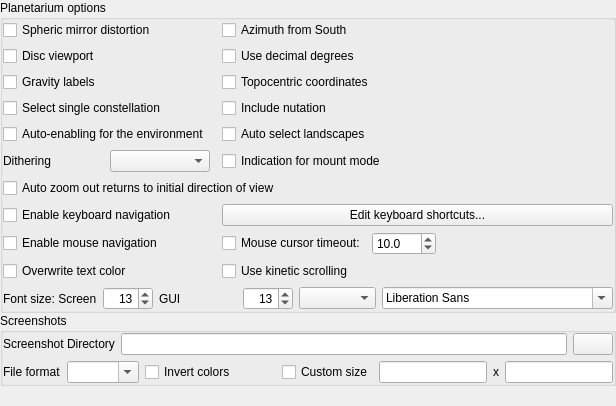
        <widget class="QWidget" name="page_Tools">
         <layout class="QVBoxLayout" name="verticalLayout_5">
          <property name="spacing">
           <number>0</number>
          </property>
          <property name="leftMargin">
           <number>0</number>
          </property>
          <property name="topMargin">
           <number>0</number>
          </property>
          <property name="rightMargin">
           <number>0</number>
          </property>
          <property name="bottomMargin">
           <number>0</number>
          </property>
          <item>
           <widget class="QGroupBox" name="planetarium_groupBox">
            <property name="sizePolicy">
             <sizepolicy hsizetype="Preferred" vsizetype="Expanding">
              <horstretch>0</horstretch>
              <verstretch>0</verstretch>
             </sizepolicy>
            </property>
            <property name="title">
             <string>Planetarium options</string>
            </property>
            <layout class="QGridLayout" name="gridLayoutOptions">
             <property name="leftMargin">
              <number>0</number>
             </property>
             <property name="topMargin">
              <number>0</number>
             </property>
             <property name="rightMargin">
              <number>0</number>
             </property>
             <property name="bottomMargin">
              <number>0</number>
             </property>
             <item row="15" column="3">
              <layout class="QHBoxLayout" name="_8">
               <item>
                <widget class="QCheckBox" name="mouseTimeoutCheckbox">
                 <property name="toolTip">
                  <string>Hides the mouse cursor when inactive</string>
                 </property>
                 <property name="text">
                  <string>Mouse cursor timeout:</string>
                 </property>
                </widget>
               </item>
               <item>
                <widget class="QDoubleSpinBox" name="mouseTimeoutSpinBox">
                 <property name="maximumSize">
                  <size>
                   <width>16777215</width>
                   <height>24</height>
                  </size>
                 </property>
                 <property name="toolTip">
                  <string>seconds</string>
                 </property>
                 <property name="decimals">
                  <number>1</number>
                 </property>
                 <property name="minimum">
                  <double>0.000000000000000</double>
                 </property>
                 <property name="maximum">
                  <double>3600.000000000000000</double>
                 </property>
                 <property name="value">
                  <double>10.000000000000000</double>
                 </property>
                </widget>
               </item>
               <item>
                <spacer name="horizontalSpacer">
                 <property name="orientation">
                  <enum>Qt::Horizontal</enum>
                 </property>
                 <property name="sizeHint" stdset="0">
                  <size>
                   <width>30</width>
                   <height>20</height>
                  </size>
                 </property>
                </spacer>
               </item>
              </layout>
             </item>
             <item row="2" column="3">
              <widget class="QCheckBox" name="topocentricCheckBox">
               <property name="toolTip">
                <string>Activate to view as seen from surface of the planet (recommended). If switched off, display planetocentric view.</string>
               </property>
               <property name="text">
                <string>Topocentric coordinates</string>
               </property>
              </widget>
             </item>
             <item row="11" column="3">
              <widget class="QCheckBox" name="indicationMountModeCheckBox">
               <property name="toolTip">
                <string>Flash a short message when toggling mount mode.</string>
               </property>
               <property name="text">
                <string>Indication for mount mode</string>
               </property>
              </widget>
             </item>
             <item row="11" column="1">
              <layout class="QHBoxLayout" name="horizontalLayout_10">
               <item>
                <widget class="QLabel" name="dithering_label">
                 <property name="text">
                  <string>Dithering</string>
                 </property>
                </widget>
               </item>
               <item>
                <widget class="QComboBox" name="ditheringComboBox"/>
               </item>
              </layout>
             </item>
             <item row="15" column="1">
              <widget class="QCheckBox" name="enableMouseNavigationCheckBox">
               <property name="toolTip">
                <string>Allow mouse to pan (drag) and zoom (mousewheel)</string>
               </property>
               <property name="text">
                <string>Enable mouse navigation</string>
               </property>
              </widget>
             </item>
             <item row="0" column="1">
              <widget class="QCheckBox" name="sphericMirrorCheckbox">
               <property name="toolTip">
                <string>Spheric mirror distortion is used when projecting Stellarium onto a spheric mirror for low-cost planetarium systems.</string>
               </property>
               <property name="text">
                <string>Spheric mirror distortion</string>
               </property>
               <property name="checkable">
                <bool>true</bool>
               </property>
              </widget>
             </item>
             <item row="8" column="3">
              <widget class="QCheckBox" name="autoChangeLandscapesCheckBox">
               <property name="toolTip">
                <string>Automatic change of landscape when planet is changed</string>
               </property>
               <property name="text">
                <string>Auto select landscapes</string>
               </property>
              </widget>
             </item>
             <item row="2" column="1">
              <widget class="QCheckBox" name="gravityLabelCheckbox">
               <property name="toolTip">
                <string>Align labels with the screen center</string>
               </property>
               <property name="text">
                <string>Gravity labels</string>
               </property>
              </widget>
             </item>
             <item row="0" column="3">
              <widget class="QCheckBox" name="azimuthFromSouthcheckBox">
               <property name="toolTip">
                <string>Activate this option to calculate azimuth from south towards west.</string>
               </property>
               <property name="text">
                <string>Azimuth from South</string>
               </property>
              </widget>
             </item>
             <item row="1" column="1">
              <widget class="QCheckBox" name="diskViewportCheckbox">
               <property name="toolTip">
                <string>Mask out everything outside a central circle in the main view</string>
               </property>
               <property name="text">
                <string>Disc viewport</string>
               </property>
              </widget>
             </item>
             <item row="14" column="3">
              <widget class="QPushButton" name="editShortcutsPushButton">
               <property name="text">
                <string>Edit keyboard shortcuts...</string>
               </property>
              </widget>
             </item>
             <item row="3" column="1">
              <widget class="QCheckBox" name="selectSingleConstellationButton">
               <property name="toolTip">
                <string>Hide other constellations when you click one</string>
               </property>
               <property name="statusTip">
                <string>Hide other constellations when you click one</string>
               </property>
               <property name="text">
                <string>Select single constellation</string>
               </property>
              </widget>
             </item>
             <item row="1" column="3">
              <widget class="QCheckBox" name="decimalDegreeCheckBox">
               <property name="toolTip">
                <string>Use decimal degrees for coordinates</string>
               </property>
               <property name="text">
                <string>Use decimal degrees</string>
               </property>
              </widget>
             </item>
             <item row="8" column="1">
              <widget class="QCheckBox" name="autoEnableEnvironmentCheckBox">
               <property name="toolTip">
                <string>Auto-enable atmosphere and landscape when selecting a celestial body in the location window.</string>
               </property>
               <property name="text">
                <string>Auto-enabling for the environment</string>
               </property>
              </widget>
             </item>
             <item row="12" column="1" colspan="3">
              <widget class="QCheckBox" name="autoZoomResetsDirectionCheckbox">
               <property name="toolTip">
                <string>When enabled, the &quot;auto zoom out&quot; key will also set the initial viewing direction</string>
               </property>
               <property name="text">
                <string>Auto zoom out returns to initial direction of view</string>
               </property>
              </widget>
             </item>
             <item row="14" column="1">
              <widget class="QCheckBox" name="enableKeysNavigationCheckBox">
               <property name="toolTip">
                <string>Allow keyboard to pan and zoom</string>
               </property>
               <property name="text">
                <string>Enable keyboard navigation</string>
               </property>
              </widget>
             </item>
             <item row="3" column="3">
              <widget class="QCheckBox" name="nutationCheckBox">
               <property name="toolTip">
                <string>Nutation is a small wobble of Earth's axis, amounting to a few arcseconds.</string>
               </property>
               <property name="text">
                <string>Include nutation</string>
               </property>
              </widget>
             </item>
             <item row="16" column="1">
              <widget class="QCheckBox" name="overwriteTextColorCheckBox">
               <property name="toolTip">
                <string>Set one color for text in info panel for all objects</string>
               </property>
               <property name="text">
                <string>Overwrite text color</string>
               </property>
              </widget>
             </item>
             <item row="16" column="3">
              <widget class="QCheckBox" name="kineticScrollingCheckBox">
               <property name="toolTip">
                <string>Kinetic scrolling means dragging text panels directly instead of dragging window handles.</string>
               </property>
               <property name="text">
                <string>Use kinetic scrolling</string>
               </property>
              </widget>
             </item>
             <item row="17" column="1" rowspan="2" colspan="3">
              <layout class="QHBoxLayout" name="fontHorizontalLayout">
               <item>
                <widget class="QLabel" name="fontSizeLabel">
                 <property name="text">
                  <string>Font size: Screen</string>
                 </property>
                </widget>
               </item>
               <item>
                <widget class="QSpinBox" name="screenFontSizeSpinBox">
                 <property name="maximumSize">
                  <size>
                   <width>50</width>
                   <height>16777215</height>
                  </size>
                 </property>
                 <property name="toolTip">
                  <string>Base font size for on-screen text</string>
                 </property>
                 <property name="alignment">
                  <set>Qt::AlignRight|Qt::AlignTrailing|Qt::AlignVCenter</set>
                 </property>
                 <property name="minimum">
                  <number>5</number>
                 </property>
                 <property name="maximum">
                  <number>30</number>
                 </property>
                 <property name="value">
                  <number>13</number>
                 </property>
                </widget>
               </item>
               <item>
                <widget class="QLabel" name="guiFontSizeLabel">
                 <property name="toolTip">
                  <string>Graphical user interface</string>
                 </property>
                 <property name="text">
                  <string comment="abbreviation">GUI</string>
                 </property>
                </widget>
               </item>
               <item>
                <widget class="QSpinBox" name="guiFontSizeSpinBox">
                 <property name="minimumSize">
                  <size>
                   <width>20</width>
                   <height>0</height>
                  </size>
                 </property>
                 <property name="maximumSize">
                  <size>
                   <width>50</width>
                   <height>16777215</height>
                  </size>
                 </property>
                 <property name="toolTip">
                  <string>Base font size for dialogs</string>
                 </property>
                 <property name="alignment">
                  <set>Qt::AlignRight|Qt::AlignTrailing|Qt::AlignVCenter</set>
                 </property>
                 <property name="minimum">
                  <number>7</number>
                 </property>
                 <property name="maximum">
                  <number>25</number>
                 </property>
                 <property name="value">
                  <number>13</number>
                 </property>
                </widget>
               </item>
               <item>
                <widget class="QComboBox" name="fontWritingSystemComboBox">
                 <property name="toolTip">
                  <string>Pre-select fonts for a particular writing system</string>
                 </property>
                </widget>
               </item>
               <item>
                <widget class="QFontComboBox" name="fontComboBox">
                 <property name="toolTip">
                  <string>Application font</string>
                 </property>
                </widget>
               </item>
              </layout>
             </item>
            </layout>
           </widget>
          </item>
          <item>
           <widget class="QGroupBox" name="groupBox_Screenshots">
            <property name="title">
             <string>Screenshots</string>
            </property>
            <layout class="QVBoxLayout" name="verticalLayout_3">
             <property name="leftMargin">
              <number>0</number>
             </property>
             <property name="topMargin">
              <number>0</number>
             </property>
             <property name="rightMargin">
              <number>0</number>
             </property>
             <property name="bottomMargin">
              <number>0</number>
             </property>
             <item>
              <layout class="QHBoxLayout" name="horizontalLayout_5">
               <item>
                <widget class="QLabel" name="label">
                 <property name="text">
                  <string>Screenshot Directory</string>
                 </property>
                </widget>
               </item>
               <item>
                <widget class="QLineEdit" name="screenshotDirEdit"/>
               </item>
               <item>
                <widget class="QPushButton" name="screenshotBrowseButton">
                 <property name="sizePolicy">
                  <sizepolicy hsizetype="Fixed" vsizetype="Fixed">
                   <horstretch>0</horstretch>
                   <verstretch>0</verstretch>
                  </sizepolicy>
                 </property>
                 <property name="text">
                  <string/>
                 </property>
                </widget>
               </item>
              </layout>
             </item>
             <item>
              <layout class="QHBoxLayout" name="horizontalLayout_ScreenshotCustom">
               <property name="topMargin">
                <number>0</number>
               </property>
               <item>
                <widget class="QLabel" name="labelFileFormat">
                 <property name="text">
                  <string>File format</string>
                 </property>
                </widget>
               </item>
               <item>
                <widget class="QComboBox" name="screenshotFileFormatComboBox">
                 <property name="editable">
                  <bool>true</bool>
                 </property>
                 <property name="insertPolicy">
                  <enum>QComboBox::NoInsert</enum>
                 </property>
                </widget>
               </item>
               <item>
                <widget class="QCheckBox" name="invertScreenShotColorsCheckBox">
                 <property name="sizePolicy">
                  <sizepolicy hsizetype="Fixed" vsizetype="Fixed">
                   <horstretch>0</horstretch>
                   <verstretch>0</verstretch>
                  </sizepolicy>
                 </property>
                 <property name="text">
                  <string>Invert colors</string>
                 </property>
                </widget>
               </item>
               <item>
                <spacer name="horizontalSpacer_screenshots">
                 <property name="orientation">
                  <enum>Qt::Horizontal</enum>
                 </property>
                 <property name="sizeHint" stdset="0">
                  <size>
                   <width>40</width>
                   <height>20</height>
                  </size>
                 </property>
                </spacer>
               </item>
               <item>
                <widget class="QCheckBox" name="useCustomScreenshotSizeCheckBox">
                 <property name="sizePolicy">
                  <sizepolicy hsizetype="Fixed" vsizetype="Fixed">
                   <horstretch>0</horstretch>
                   <verstretch>0</verstretch>
                  </sizepolicy>
                 </property>
                 <property name="text">
                  <string>Custom size</string>
                 </property>
                </widget>
               </item>
               <item>
                <widget class="QLineEdit" name="customScreenshotWidthLineEdit">
                 <property name="sizePolicy">
                  <sizepolicy hsizetype="Maximum" vsizetype="Fixed">
                   <horstretch>0</horstretch>
                   <verstretch>0</verstretch>
                  </sizepolicy>
                 </property>
                </widget>
               </item>
               <item>
                <widget class="QLabel" name="label_times">
                 <property name="sizePolicy">
                  <sizepolicy hsizetype="Fixed" vsizetype="Preferred">
                   <horstretch>0</horstretch>
                   <verstretch>0</verstretch>
                  </sizepolicy>
                 </property>
                 <property name="toolTip">
                  <string notr="true"/>
                 </property>
                 <property name="text">
                  <string notr="true">x</string>
                 </property>
                </widget>
               </item>
               <item>
                <widget class="QLineEdit" name="customScreenshotHeightLineEdit">
                 <property name="sizePolicy">
                  <sizepolicy hsizetype="Maximum" vsizetype="Fixed">
                   <horstretch>0</horstretch>
                   <verstretch>0</verstretch>
                  </sizepolicy>
                 </property>
                </widget>
               </item>
              </layout>
             </item>
            </layout>
           </widget>
          </item>
          <item>
           <spacer name="verticalSpacer_2">
            <property name="orientation">
             <enum>Qt::Vertical</enum>
            </property>
            <property name="sizeHint" stdset="0">
             <size>
              <width>20</width>
              <height>20</height>
             </size>
            </property>
           </spacer>
          </item>
         </layout>
        </widget>
